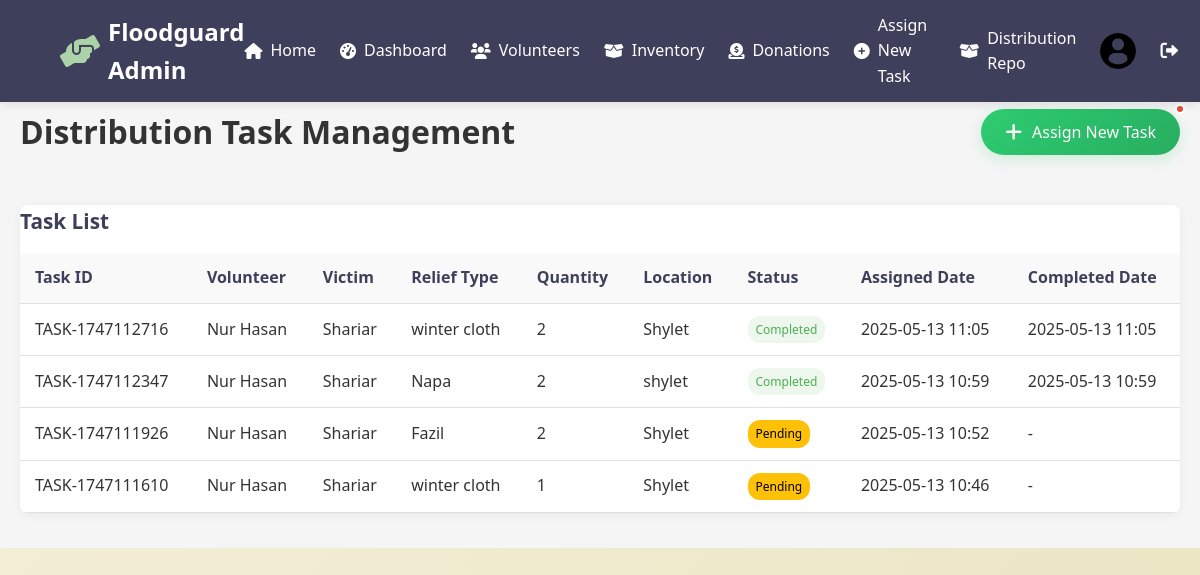
Page /assign-tasks.php (signed in) on the committed database.
### tables this page shows
CREATE TABLE `distribution_tasks` (
  `task_id` varchar(20) NOT NULL,
  `volunteer_id` varchar(20) DEFAULT NULL,
  `inventory_id` varchar(20) DEFAULT NULL,
  `victim_id` varchar(20) DEFAULT NULL,
  `quantity` int(11) DEFAULT NULL,
  `location` varchar(100) DEFAULT NULL,
  `status` enum('pending','completed','cancelled') DEFAULT 'pending',
  `assigned_date` datetime DEFAULT current_timestamp(),
  `completion_date` datetime DEFAULT NULL
);

CREATE TABLE `victims` (
  `victim_id` varchar(20) NOT NULL,
  `name` varchar(100) NOT NULL,
  `family_size` int(11) NOT NULL,
  `phone` varchar(15) DEFAULT NULL,
  `location` varchar(100) NOT NULL,
  `priority` enum('high','medium','low') NOT NULL,
  `needs` varchar(255) NOT NULL,
  `status` enum('pending','assisted','relocated') DEFAULT 'pending',
  `registration_date` datetime DEFAULT current_timestamp(),
  `assisted_by` varchar(20) DEFAULT NULL,
  `assisted_date` datetime DEFAULT NULL
);

CREATE TABLE `inventory` (
  `inventory_id` varchar(20) NOT NULL,
  `item_type` enum('food','clothing','medical','other') NOT NULL,
  `quantity` int(11) NOT NULL,
  `item_name` varchar(255) NOT NULL,
  `item_description` text DEFAULT NULL,
  `added_date` datetime DEFAULT current_timestamp(),
  `source_donation_id` varchar(20) DEFAULT NULL,
  `status` enum('available','reserved','distributed') DEFAULT 'available',
  `expiry_date` date DEFAULT NULL COMMENT 'Expiry date for perishable items'
);

### assign-tasks.php (the view, shortened to what this page needs)
<?php
$conn = new mysqli('localhost', 'root', '', 'floodguard');
$tasks_query = "
    SELECT
        t.*,
        CONCAT(v.first_name, ' ', v.last_name) as volunteer_name,
        vic.name as victim_name,
        i.item_name as relief_type,
        i.quantity as available_quantity
    FROM distribution_tasks t
    JOIN users v ON t.volunteer_id = v.user_id
    JOIN victims vic ON t.victim_id = vic.victim_id
    JOIN inventory i ON t.inventory_id = i.inventory_id
    ORDER BY t.assigned_date DESC";
$tasks = $conn->query($tasks_query);
?>
<!DOCTYPE html>
<html lang="en">
<head>
    <link rel="stylesheet" href="style.css">
    <link rel="stylesheet" href="https://cdnjs.cloudflare.com/ajax/libs/font-awesome/6.0.0-beta3/css/all.min.css">
</head>
<body class="admin-container">
    <?php include 'includes/navbar.php'; ?>
    <div class="main-content">
        <div class="page-header">
            <h1>Distribution Task Management</h1>
            <div class="header-actions">
                <button class="assign-task-button" onclick="openAssignModal()">
                    <i class="fas fa-plus"></i>
                    <span>Assign New Task</span>
                    <div class="notification-dot"></div>
                </button>
            </div>
        </div>
        <div class="table-container">
            <div class="table-header">
                <h2>Task List</h2>
            </div>
            <table class="data-table">
                <thead>
                    <tr>
                        <th>Task ID</th>
                        <th>Volunteer</th>
                        <th>Victim</th>
                        <th>Relief Type</th>
                        <th>Quantity</th>
                        <th>Location</th>
                        <th>Status</th>
                        <th>Assigned Date</th>
                        <th>Completed Date</th>
                    </tr>
                </thead>
                <tbody>
                    <?php while ($task = $tasks->fetch_assoc()): ?>
                    <tr>
                        <td><?php echo htmlspecialchars($task['task_id']); ?></td>
                        <td><?php echo htmlspecialchars($task['volunteer_name']); ?></td>
                        <td><?php echo htmlspecialchars($task['victim_name']); ?></td>
                        <td><?php echo htmlspecialchars($task['relief_type']); ?></td>
                        <td><?php echo htmlspecialchars($task['quantity']); ?></td>
                        <td><?php echo htmlspecialchars($task['location']); ?></td>
                        <td>
                            <span class="badge <?php echo $task['status']; ?>">
                                <?php echo ucfirst($task['status']); ?>
                            </span>
                        </td>
                        <td><?php echo date('Y-m-d H:i', strtotime($task['assigned_date'])); ?></td>
                        <td>
                            <?php echo $task['completion_date']
                                ? date('Y-m-d H:i', strtotime($task['completion_date']))
                                : '-'; ?>
                        </td>
                    </tr>
                    <?php endwhile; ?>
                </tbody>
            </table>
        </div>
    </div>
</body>
</html>

### style.css (style rules this page uses)
:root { --primary-color: #3E3F5B; --secondary-color: #8AB2A6; --accent-color: #ACD3A8; --highlight-color: #ACD3A8; --light-color: #F6F1DE; --light-bg: #EBE5C2; --text-dark: #333; --text-light: #fff; --success-color: #4CAF50; --warning-color: #FFC107; --danger-color: #F44336; --info-color: #2196F3; --border-color: #e0e0e0; --border-radius: 8px; --shadow: 0 2px 10px rgba(0, 0, 0, 0.05); --glass-bg: rgba(255, 255, 255, 0.15); --glass-border: 1px solid rgba(255, 255, 255, 0.18); --glass-shadow: 0 8px 32px 0 rgba(31, 38, 135, 0.15); --glass-blur: blur(10px); }
* { margin: 0; padding: 0; box-sizing: border-box; font-family: 'Segoe UI', Tahoma, Geneva, Verdana, sans-serif; }
body { background: linear-gradient(135deg, var(--light-color), var(--light-bg)); color: var(--text-dark); line-height: 1.6; min-height: 100vh; }
.admin-container { padding-top: 70px; min-height: 100vh; }
.main-content { padding: 20px; background-color: #f5f5f5; overflow-y: auto; }
.table-container { background-color: var(--text-light); border-radius: 8px; box-shadow: 0 2px 10px rgba(0, 0, 0, 0.05); overflow-x: auto; margin-bottom: 15px; }
.data-table { width: 100%; border-collapse: collapse; }
.data-table th, .data-table td { padding: 12px 15px; text-align: left; border-bottom: 1px solid var(--border-color); }
.data-table th { background-color: #f9f9f9; color: var(--primary-color); font-weight: 600; }
.badge { display: inline-block; padding: 4px 8px; border-radius: 12px; font-size: 12px; font-weight: 500; }
.badge.pending { background-color: #ffc107; color: #000; }
.badge.completed { background-color: rgba(76, 175, 80, 0.1); color: var(--success-color); }
.table-header { display: flex; justify-content: space-between; align-items: center; margin-bottom: 15px; }
.table-header h2 { color: var(--primary-color); font-size: 1.3rem; }

### assign-tasks.php (style rules this page uses)
.page-header { display: flex; justify-content: space-between; align-items: center; margin-bottom: 2rem; padding: 1rem 0; }
.header-actions { margin-left: auto; }
.assign-task-button { display: flex; align-items: center; gap: 10px; background: linear-gradient(135deg, #2ecc71, #27ae60); color: white; border: none; padding: 12px 24px; border-radius: 50px; cursor: pointer; font-size: 1rem; font-weight: 500; transition: all 0.3s ease; position: relative; box-shadow: 0 4px 15px rgba(46, 204, 113, 0.2); }
.assign-task-button i { font-size: 1.2rem; }
.notification-dot { position: absolute; top: -5px; right: -5px; width: 10px; height: 10px; background-color: #e74c3c; border-radius: 50%; border: 2px solid white; animation: pulse 1.5s infinite; }

### rows in the picture
distribution_tasks: task_id "TASK-1747112716", volunteer_name "Nur Hasan", victim.name "Shariar", inventory.item_name "winter cloth", quantity "2", location "Shylet", status "Completed", assigned_date "2025-05-13 11:05", completion_date "2025-05-13 11:05"
distribution_tasks: task_id "TASK-1747112347", volunteer_name "Nur Hasan", victim.name "Shariar", inventory.item_name "Napa", quantity "2", location "shylet", status "Completed", assigned_date "2025-05-13 10:59", completion_date "2025-05-13 10:59"
distribution_tasks: task_id "TASK-1747111926", volunteer_name "Nur Hasan", victim.name "Shariar", inventory.item_name "Fazil", quantity "2", location "Shylet", status "Pending", assigned_date "2025-05-13 10:52"
distribution_tasks: task_id "TASK-1747111610", volunteer_name "Nur Hasan", victim.name "Shariar", inventory.item_name "winter cloth", quantity "1", location "Shylet", status "Pending", assigned_date "2025-05-13 10:46"
